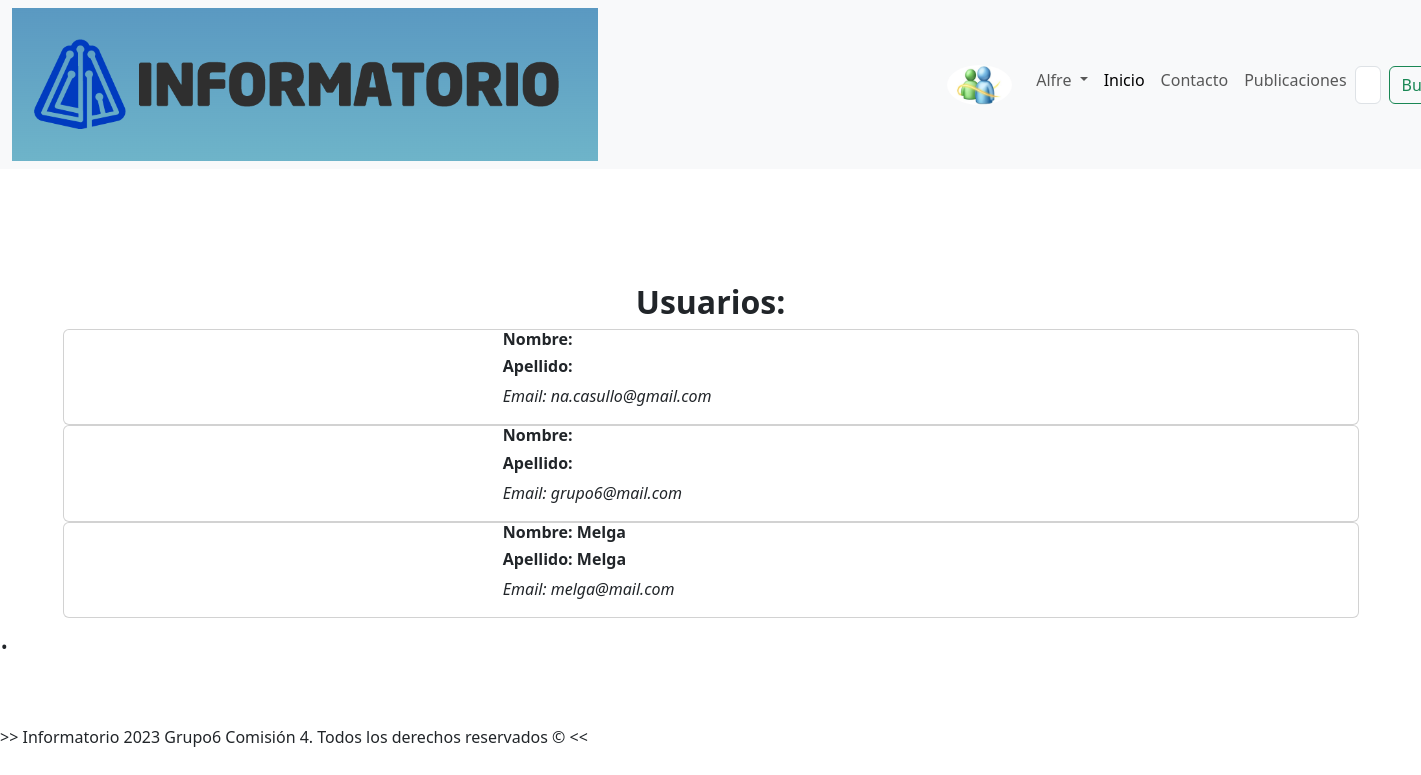
The app's page /usuarios/listar_usuarios/ (signed in), older data.
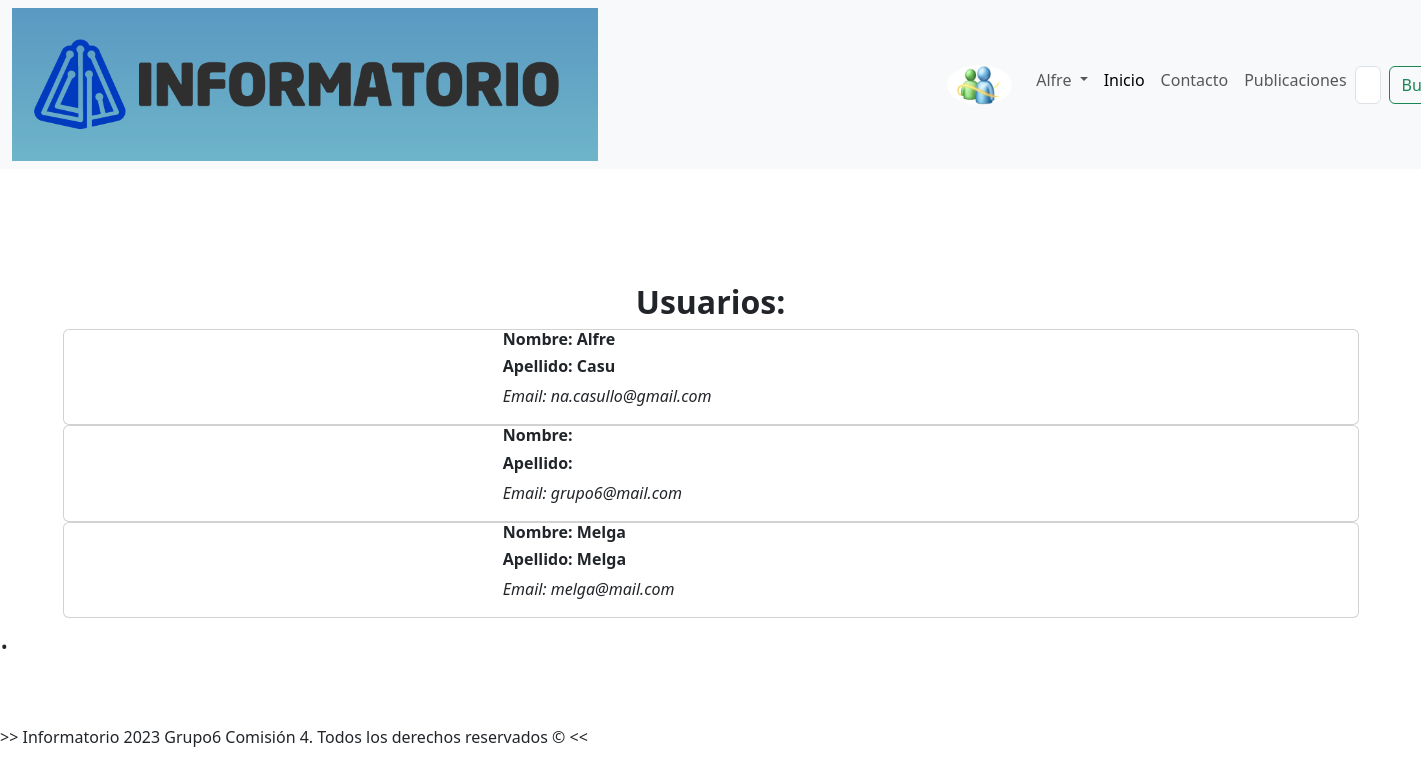
The same page, newer data.
### apps/usuarios/models.py (models this page shows)
class Usuarios(AbstractUser):
    nombre = models.CharField(max_length=20)
    apellido = models.CharField(max_length= 20)
    fecha_nacimiento = models.DateField('Fecha_nacimiento', default = '2000-1-1')
    es_colaborador = models.BooleanField(default=False) #Se determina al usuario colaborador con un booleano
    imagen = models.ImageField(null = True, blank = True, upload_to = 'usuarios', default='usuarios/default.png')#Esta imagen se la guarda dentro de la carpeta media

### apps/usuarios/views.py (the view)
# urls.py: path('listar_usuarios/', listar_usuarios, name='listar_usuarios')
def listar_usuarios(request):
    usuarios = Usuarios.objects.all()
    template_name = 'usuarios/listar_usuarios.html'
    contexto = {
        "usuarios" : usuarios
    }
    return render(request, template_name, contexto)

### templates/usuarios/listar_usuarios.html (shortened to what this page needs)
{% extends 'base.html' %}
{% load static %}
{% block contenido %}
<section data-bs-version="5.1" class="team2 cid-tffTM7TT6b">
    <h2 style="text-align:center; margin-top: 8%;"><strong>Usuarios:</strong></h2>
    <div class="container">
        {% for item in usuarios %}
        <div class="card">
            <div class="card-wrapper">
                <div class="row align-items-center">
                    <div class="col-12 col-md">
                        <div class="card-box">
                            <h6>
                                <strong>Nombre: {{ item.nombre }}</strong>
                            </h6>
                            <h6>
                                <strong>Apellido: {{ item.apellido }}</strong>
                            </h6>
                            <p>
                                <i>Email: {{ item.email }}</i>
                            </p>
                        </div>
                    </div>
                </div>
            </div>
        </div>
        {% endfor %}
    </div>
</section>
{% endblock %}

### templates/navegacion.html (shortened to what this page needs)
{% load static %}
<nav class="navbar navbar-expand-lg bg-body-tertiary">
    <div class="container-fluid">
        <a href="{% url 'inicio' %}">
            <img src="{% static 'img/informatorio.png' %}" alt="informatorio" >
        </a>
        <div class="collapse navbar-collapse" id="navbarSupportedContent" style="margin-left: 25%;">
            <ul class="navbar-nav me-auto mb-2 mb-lg-0">
                {% if user.is_authenticated %}
                <a class="navbar-brand" href="#">
                    <img src="{{user.imagen.url}}" alt="perfil" width="65" height="40"
                        class="rounded-circle flex-shrink-0">
                </a>
                <li class="nav-item dropdown">
                    <a class="nav-link dropdown-toggle" href="#" role="button" data-bs-toggle="dropdown"
                        aria-expanded="false">
                        {{user.username}}
                    </a>
                </li>
                {% endif %}
                <li class="nav-item">
                    <a class="nav-link active" aria-current="page" href="{% url 'inicio' %}">Inicio</a>
                </li>
                <li class="nav-item">
                    <a class="nav-link" href="{% url 'contactos' %}">Contacto</a>
                </li>
                <li class="nav-item">
                    <a class="nav-link" href="{% url 'apps.publicaciones:listar_publicacion' %}">Publicaciones</a>
                </li>
            </ul>
            <form class="d-flex" role="search" method="get" action="{% url 'apps.publicaciones:listar_publicacion' %}">
                <input class="form-control me-2" type="search" placeholder="Buscar publicacion por titulo" aria-label="Search"
                    name="buscador">
                <button class="btn btn-outline-success" type="submit">Buscar</button>
            </form>
        </div>
    </div>
</nav>

Row changes from the older to the newer data that the page shows:
changed Usuarios "Alfre": nombre (not shown) → "Alfre"; apellido (not shown) → "Casu"
